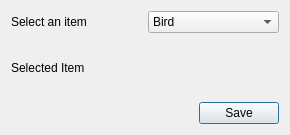
<?xml version="1.0" encoding="UTF-8"?>
<ui version="4.0">
 <class>Dialog</class>
 <widget class="QDialog" name="Dialog">
  <property name="geometry">
   <rect>
    <x>0</x>
    <y>0</y>
    <width>290</width>
    <height>135</height>
   </rect>
  </property>
  <property name="windowTitle">
   <string>Dialog</string>
  </property>
  <layout class="QVBoxLayout" name="verticalLayout">
   <item>
    <layout class="QHBoxLayout" name="horizontalLayout_2">
     <item>
      <widget class="QLabel" name="label">
       <property name="text">
        <string>Select an item</string>
       </property>
      </widget>
     </item>
     <item>
      <widget class="QComboBox" name="comboBox">
       <item>
        <property name="text">
         <string>Bird</string>
        </property>
       </item>
       <item>
        <property name="text">
         <string>Cat</string>
        </property>
       </item>
       <item>
        <property name="text">
         <string>Dog</string>
        </property>
       </item>
      </widget>
     </item>
    </layout>
   </item>
   <item>
    <widget class="QLabel" name="lblSelected">
     <property name="text">
      <string>Selected Item</string>
     </property>
    </widget>
   </item>
   <item>
    <layout class="QHBoxLayout" name="horizontalLayout">
     <item>
      <spacer name="horizontalSpacer">
       <property name="orientation">
        <enum>Qt::Horizontal</enum>
       </property>
       <property name="sizeHint" stdset="0">
        <size>
         <width>40</width>
         <height>20</height>
        </size>
       </property>
      </spacer>
     </item>
     <item>
      <widget class="QPushButton" name="btnSave">
       <property name="text">
        <string>Save</string>
       </property>
      </widget>
     </item>
    </layout>
   </item>
  </layout>
 </widget>
 <resources/>
 <connections/>
</ui>
